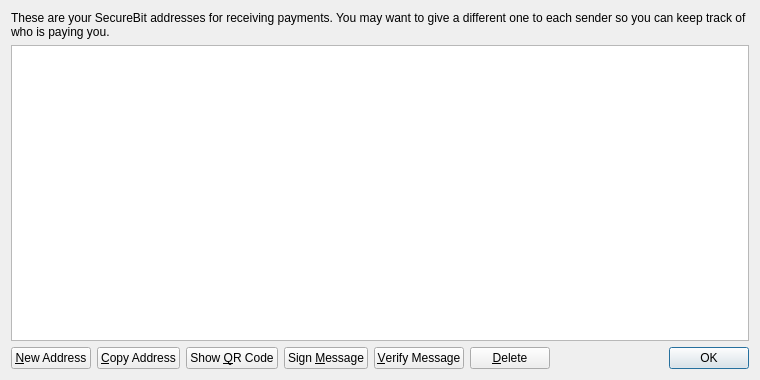
<?xml version="1.0" encoding="UTF-8"?>
<ui version="4.0">
 <class>AddressBookPage</class>
 <widget class="QWidget" name="AddressBookPage">
  <property name="geometry">
   <rect>
    <x>0</x>
    <y>0</y>
    <width>760</width>
    <height>380</height>
   </rect>
  </property>
  <property name="windowTitle">
   <string>Address Book</string>
  </property>
  <layout class="QVBoxLayout" name="verticalLayout">
   <item>
    <widget class="QLabel" name="labelExplanation">
     <property name="text">
      <string>These are your SecureBit addresses for receiving payments. You may want to give a different one to each sender so you can keep track of who is paying you.</string>
     </property>
     <property name="textFormat">
      <enum>Qt::PlainText</enum>
     </property>
     <property name="wordWrap">
      <bool>true</bool>
     </property>
    </widget>
   </item>
   <item>
    <widget class="QTableView" name="tableView">
     <property name="contextMenuPolicy">
      <enum>Qt::CustomContextMenu</enum>
     </property>
     <property name="toolTip">
      <string>Double-click to edit address or label</string>
     </property>
     <property name="tabKeyNavigation">
      <bool>false</bool>
     </property>
     <property name="alternatingRowColors">
      <bool>true</bool>
     </property>
     <property name="selectionMode">
      <enum>QAbstractItemView::SingleSelection</enum>
     </property>
     <property name="selectionBehavior">
      <enum>QAbstractItemView::SelectRows</enum>
     </property>
     <property name="sortingEnabled">
      <bool>true</bool>
     </property>
     <attribute name="verticalHeaderVisible">
      <bool>false</bool>
     </attribute>
    </widget>
   </item>
   <item>
    <layout class="QHBoxLayout" name="horizontalLayout">
     <item>
      <widget class="QPushButton" name="newAddressButton">
       <property name="toolTip">
        <string>Create a new address</string>
       </property>
       <property name="text">
        <string>&amp;New Address</string>
       </property>
       <property name="icon">
        <iconset resource="../bitcoin.qrc">
         <normaloff>:/icons/add</normaloff>:/icons/add</iconset>
       </property>
      </widget>
     </item>
     <item>
      <widget class="QPushButton" name="copyToClipboard">
       <property name="toolTip">
        <string>Copy the currently selected address to the system clipboard</string>
       </property>
       <property name="text">
        <string>&amp;Copy Address</string>
       </property>
       <property name="icon">
        <iconset resource="../bitcoin.qrc">
         <normaloff>:/icons/editcopy</normaloff>:/icons/editcopy</iconset>
       </property>
      </widget>
     </item>
     <item>
      <widget class="QPushButton" name="showQRCode">
       <property name="text">
        <string>Show &amp;QR Code</string>
       </property>
       <property name="icon">
        <iconset resource="../bitcoin.qrc">
         <normaloff>:/icons/qrcode</normaloff>:/icons/qrcode</iconset>
       </property>
      </widget>
     </item>
     <item>
      <widget class="QPushButton" name="signMessage">
       <property name="toolTip">
        <string>Sign a message to prove you own a SecureBit address</string>
       </property>
       <property name="text">
        <string>Sign &amp;Message</string>
       </property>
       <property name="icon">
        <iconset resource="../bitcoin.qrc">
         <normaloff>:/icons/edit</normaloff>:/icons/edit</iconset>
       </property>
      </widget>
     </item>
     <item>
      <widget class="QPushButton" name="verifyMessage">
       <property name="toolTip">
        <string>Verify a message to ensure it was signed with a specified SecureBit address</string>
       </property>
       <property name="text">
        <string>&amp;Verify Message</string>
       </property>
       <property name="icon">
        <iconset resource="../bitcoin.qrc">
         <normaloff>:/icons/transaction_0</normaloff>:/icons/transaction_0</iconset>
       </property>
      </widget>
     </item>
     <item>
      <widget class="QPushButton" name="deleteButton">
       <property name="toolTip">
        <string>Delete the currently selected address from the list</string>
       </property>
       <property name="text">
        <string>&amp;Delete</string>
       </property>
       <property name="icon">
        <iconset resource="../bitcoin.qrc">
         <normaloff>:/icons/remove</normaloff>:/icons/remove</iconset>
       </property>
      </widget>
     </item>
     <item>
      <spacer name="horizontalSpacer">
       <property name="orientation">
        <enum>Qt::Horizontal</enum>
       </property>
       <property name="sizeHint" stdset="0">
        <size>
         <width>40</width>
         <height>20</height>
        </size>
       </property>
      </spacer>
     </item>
     <item>
      <widget class="QDialogButtonBox" name="buttonBox">
       <property name="sizePolicy">
        <sizepolicy hsizetype="Maximum" vsizetype="Fixed">
         <horstretch>0</horstretch>
         <verstretch>0</verstretch>
        </sizepolicy>
       </property>
       <property name="standardButtons">
        <set>QDialogButtonBox::Ok</set>
       </property>
      </widget>
     </item>
    </layout>
   </item>
  </layout>
 </widget>
 <resources>
  <include location="../bitcoin.qrc"/>
 </resources>
 <connections/>
</ui>
